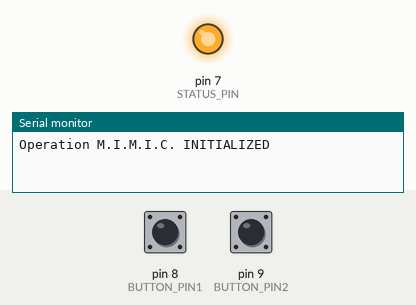
The program below on a simulated Arduino Uno, built with avr-gcc and run on an emulated ATmega328P. Shown: output pins drawn as LEDs (lit = HIGH), the last lines printed to the serial monitor. The inputs (shaded band) are chosen by the test bench; at power-on: pin 8 (BUTTON_PIN1) LOW, pin 9 (BUTTON_PIN2) LOW.

Above: at 0.6 s.
At 2.7 s:
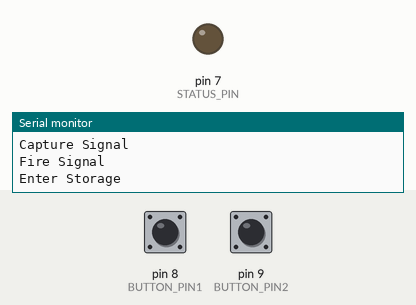
2.8 s: pin 8 (BUTTON_PIN1) pulled HIGH for 0.15 s
4.4 s: pin 9 (BUTTON_PIN2) pulled HIGH for 0.15 s
6.0 s: pin 9 (BUTTON_PIN2) pulled HIGH for 1 s
8.5 s: pin 8 (BUTTON_PIN1) pulsed HIGH 2 times (0.12 s each, 0.3 s apart)
10.6 s: pin 8 (BUTTON_PIN1) pulled HIGH for 1 s
Timing chart, 0 to 13.6 s (numbered marks = the images above; inputs shaded):
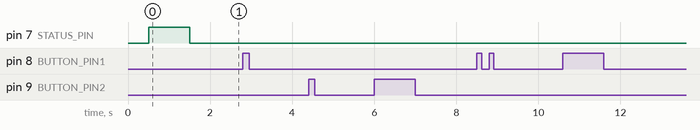

The program:

main.cpp
```cpp
#include <Arduino.h>
#include <IRremote.hpp>


const int IR_RECEIVE_PIN = 2;
const int IR_SEND_PIN = 3;
const int STATUS_PIN = 7;
const int BUTTON_PIN1 = 8;
const int BUTTON_PIN2 = 9;

struct ButtonState {
    bool state = LOW;
    bool lastReading = LOW;
    unsigned long lastTime = 0;
    bool stableState = LOW;
    bool pressed = false;
};

ButtonState button1;
ButtonState button2;

int debounceDelay = 50;

int menuState = 0;
int mode = 0;
bool printed = false;

uint16_t capturedSignal[100] = {0};
int capturedLength = 0;


void buttonPress(int pin) {
    ButtonState* button;
    if(pin == BUTTON_PIN1) {
        button = &button1;
    }
    else {
        button = &button2;
    }
    bool reading = digitalRead(pin);
    if(reading != button->lastReading) {
        button->lastTime = millis();
    }

    if ((millis() - button->lastTime) > debounceDelay) {
        if(reading != button->stableState){
            button->stableState = reading;
            if(button->stableState == HIGH) {
                button->state = HIGH;
            }
            else {
                button->state = LOW;
            }
        }
    }
    button->lastReading = reading;
}


void fireSignal() {
    IrSender.sendRaw(capturedSignal, capturedLength, 38);
}


void setup() {
    Serial.begin(115200);
    delay(500);

    IrReceiver.begin(IR_RECEIVE_PIN, ENABLE_LED_FEEDBACK);
    IrSender.begin(IR_SEND_PIN);
    pinMode(STATUS_PIN, OUTPUT);
    pinMode(BUTTON_PIN1, INPUT);
    pinMode(BUTTON_PIN2, INPUT);

    Serial.print("Operation M.I.M.I.C. INITIALIZED");
    digitalWrite(STATUS_PIN, HIGH);
    delay(1000);
    digitalWrite(STATUS_PIN, LOW);

}


void loop() {

    buttonPress(BUTTON_PIN1);
    buttonPress(BUTTON_PIN2);

    if(button1.state) {
        if(!button1.pressed){
            button1.pressed = true;
            if(mode == 0) {
                if (menuState > 2) {
                    menuState = 0;
                }
                else {
                    menuState++;
                }
            }
            if(mode == 2) {
                Serial.print("Signal Fired");
                fireSignal();
            }
            printed = false;
        }
    }
    else {
        button1.pressed = false;
    }

    if(button2.state){
        if(!button2.pressed){
            button2.pressed = true;
            if (mode == 1){
                Serial.println("checks");
                mode = 0;
                menuState = 0;
            }
            if(menuState == 1) {
                mode = 1;
            }
            else if (menuState == 2) {
                mode = 2;
            }
            else if (menuState == 3) {
                mode = 3;
            }
            printed = false;
        }
    }
    else {
        button2.pressed = false;
    }

    if(mode == 0){
        if(menuState == 0 && !printed) {
            Serial.println("MAIN MENU");
            Serial.println("============");
            Serial.println("Capture Signal");
            Serial.println("Fire Signal");
            Serial.println("Enter Storage");
            Serial.println("");
            printed = true;
        }
        else if(menuState == 1 && !printed) {
            Serial.println("MAIN MENU");
            Serial.println("============");
            Serial.println("-> Capture Signal");
            Serial.println("Fire Signal");
            Serial.println("Enter Storage");
            Serial.println("");
            printed = true;
        }
        else if (menuState == 2 && !printed) {
            Serial.println("MAIN MENU");
            Serial.println("============");
            Serial.println("Capture Signal");
            Serial.println("-> Fire Signal");
            Serial.println("Enter Storage");
            Serial.println("");
            printed = true;
        }
        else if (menuState == 3 && !printed) {
            Serial.println("MAIN MENU");
            Serial.println("============");
            Serial.println("Capture Signal");
            Serial.println("Fire Signal");
            Serial.println("-> Enter Storage");
            Serial.println("");
            printed = true;
        }
    }
    else if(mode == 1 && !printed) {
        Serial.println("Capture Mode Activated");
        //IrReceiver.resume();
        printed = true;
    }
    else if(mode == 2 && !printed){
        Serial.println("Fire Mode Activated");
        printed = true;
    }


    if(mode == 1){
        // IR Receiver Gets Signal
        if (IrReceiver.decode()) {
            int len = IrReceiver.decodedIRData.rawlen;
            if (len > 100) len = 100;
            int start = (IrReceiver.irparams.rawbuf[0] == 0) ? 1 : 0;
            capturedLength = 0;
            for (int i = start; i < IrReceiver.decodedIRData.rawlen && capturedLength < 100; i++) {
                capturedSignal[capturedLength++] = IrReceiver.irparams.rawbuf[i] * 50;
            }
            Serial.println("Signal Captured - ");
            Serial.print(capturedLength);
            Serial.print(" entries");
            IrReceiver.resume();
        }

    }

}
```
